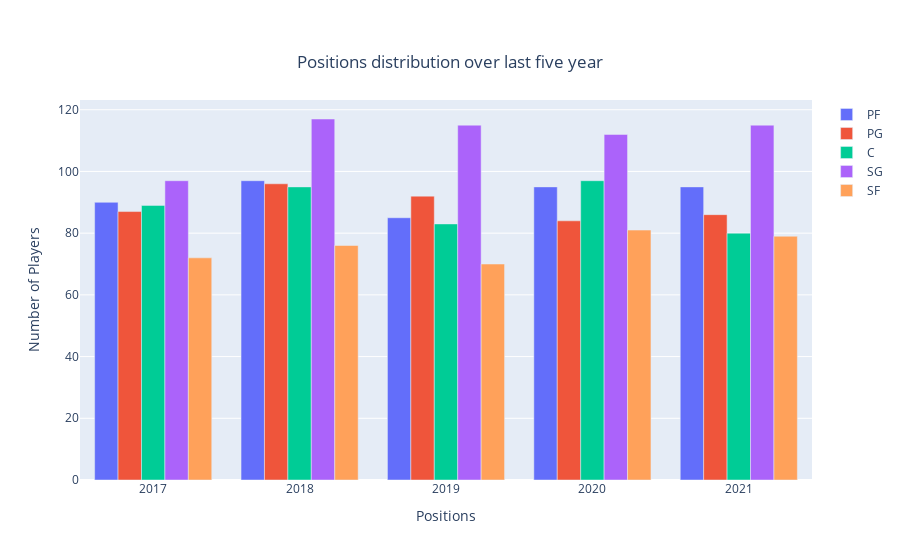

Write notebook code for a chart like this one.
### Code cell
# Player position distribution for each year
traces = []
positions = df["pos"].unique()
for pos in positions:
    temp_df = df[df["pos"] == pos]
    temp_yr = temp_df["year"].value_counts()
    traces.append(go.Bar(x=temp_yr.index, y=temp_yr.values, name=str(pos)))
layout = go.Layout(
    barmode='group',
    title={
        'text': "Positions distribution over last five year",
        'y':0.9,
        'x':0.5,
        'xanchor': 'center',
        'yanchor': 'top',},
    xaxis={'title': 'Positions'},
    yaxis={'title': 'Number of Players'}
)
fig = go.Figure(data=traces, layout=layout)
fig.show()

### Figure 1 — Plotly figure (JSON) as saved in the notebook; plotly's stock layout.template omitted (floating-point values rounded to 4 significant figures)
{"data": [{"name": "PF", "type": "bar", "x": [2018, 2020, 2021, 2017, 2019], "y": [97, 95, 95, 90, 85]}, {"name": "PG", "type": "bar", "x": [2018, 2019, 2017, 2021, 2020], "y": [96, 92, 87, 86, 84]}, {"name": "C", "type": "bar", "x": [2020, 2018, 2017, 2019, 2021], "y": [97, 95, 89, 83, 80]}, {"name": "SG", "type": "bar", "x": [2018, 2019, 2021, 2020, 2017], "y": [117, 115, 115, 112, 97]}, {"name": "SF", "type": "bar", "x": [2020, 2021, 2018, 2017, 2019], "y": [81, 79, 76, 72, 70]}], "layout": {"barmode": "group", "title": {"text": "Positions distribution over last five year", "x": 0.5, "xanchor": "center", "y": 0.9, "yanchor": "top"}, "xaxis": {"title": {"text": "Positions"}}, "yaxis": {"title": {"text": "Number of Players"}}}}
